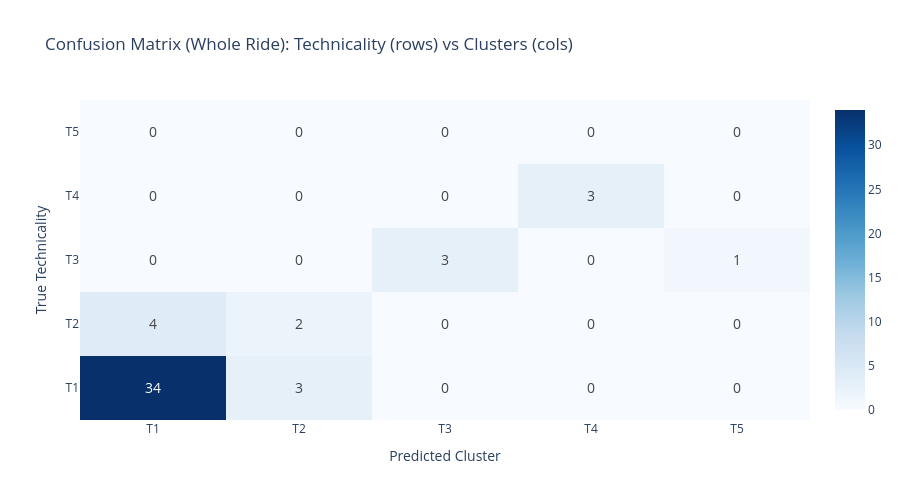

The notebook cell saved with this chart:
### Code cell
## plot confusion matrix of whole ride clustering using labeled segments in segments_manually_labeled
from sklearn.metrics import confusion_matrix
conf_matrix_whole = confusion_matrix(Whole_df_labeled['technicality'], Whole_df_labeled['manual_cluster'])
import plotly.graph_objects as go
fig = go.Figure(data=go.Heatmap(
    z=conf_matrix_whole,
    x=[f'T{i}' for i in range(1,6)],
    y=[f'T{i}' for i in range(1,6)],
    colorscale='Blues',
    text=conf_matrix_whole,
    texttemplate='%{text}',
    textfont={"size": 14}
))
fig.update_layout(
    title='Confusion Matrix (Whole Ride): Technicality (rows) vs Clusters (cols)',
    xaxis_title='Predicted Cluster',
    yaxis_title='True Technicality',
    height=500
)
fig.show()

### Figure 1 — Plotly figure (JSON) as saved in the notebook; plotly's stock layout.template omitted (floating-point values rounded to 4 significant figures)
{"data": [{"colorscale": [[0, "rgb(247,251,255)"], [0.125, "rgb(222,235,247)"], [0.25, "rgb(198,219,239)"], [0.375, "rgb(158,202,225)"], [0.5, "rgb(107,174,214)"], [0.625, "rgb(66,146,198)"], [0.75, "rgb(33,113,181)"], [0.875, "rgb(8,81,156)"], [1, "rgb(8,48,107)"]], "text": [[34, 3, 0, 0, 0], [4, 2, 0, 0, 0], [0, 0, 3, 0, 1], [0, 0, 0, 3, 0], [0, 0, 0, 0, 0]], "textfont": {"size": 14}, "texttemplate": "%{text}", "type": "heatmap", "x": ["T1", "T2", "T3", "T4", "T5"], "y": ["T1", "T2", "T3", "T4", "T5"], "z": [[34, 3, 0, 0, 0], [4, 2, 0, 0, 0], [0, 0, 3, 0, 1], [0, 0, 0, 3, 0], [0, 0, 0, 0, 0]]}], "layout": {"height": 500, "title": {"text": "Confusion Matrix (Whole Ride): Technicality (rows) vs Clusters (cols)"}, "xaxis": {"title": {"text": "Predicted Cluster"}}, "yaxis": {"title": {"text": "True Technicality"}}}}
